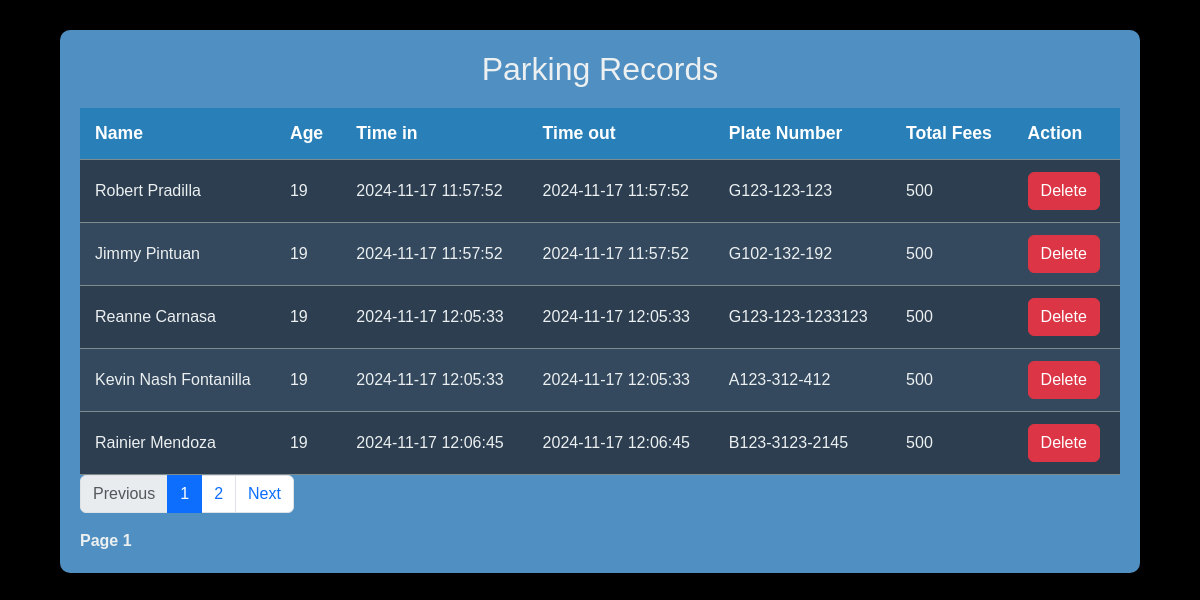
The page / on the database its author committed.
### tables this page shows
CREATE TABLE `historytable` (
  `id` int(11) NOT NULL,
  `name` varchar(50) NOT NULL,
  `age` int(50) NOT NULL,
  `time_in` datetime NOT NULL,
  `time_out` datetime NOT NULL,
  `plate_number` varchar(50) NOT NULL,
  `total_fees` int(50) NOT NULL
);

### index.php (the view, shortened to what this page needs)
<?php
 require_once ('connection.php');
if(isset($_GET['page_no']) && $_GET['page_no'] != "") {
    $page_no = $_GET['page_no'];
} else {
    $page_no = 1;
}
$total_rows_per_record = 5;
$offset = ($page_no - 1) * $total_rows_per_record;
$previous_page = $page_no - 1;
$next_page = $page_no + 1;
$result_count = mysqli_query($conn, "SELECT COUNT(*) as total_records FROM historytable");
$records = mysqli_fetch_array($result_count);
$total_records = $records['total_records'];
$total_no_of_pages = ceil($total_records / $total_rows_per_record);
$query = "SELECT * FROM historytable LIMIT $offset, $total_rows_per_record";
$result = mysqli_query($conn, $query);
?>
<!DOCTYPE html>
<html lang="en">
<head>
    <link href="https://cdn.jsdelivr.net/npm/bootstrap@5.3.3/dist/css/bootstrap.min.css"
    rel="stylesheet"
>
    <link rel="stylesheet" href="css/style.css">
</head>
<body>
<div class="history">
    <h1>Parking Records</h1>
    <table  >
        <thead>
            <tr>
                <th>Name</th>
                <th>Age</th>
                <th>Time in</th>
                <th>Time out</th>
                <th>Plate Number</th>
                <th>Total Fees</th>
                <th>Action</th>
            </tr>
        </thead>
        <tbody>
        <?php
            if ($result->num_rows > 0) {
                while($row = $result->fetch_assoc()) {
                    echo "<tr>
                            <td>" . htmlspecialchars($row['name']) . "</td>
                            <td>" . htmlspecialchars($row['age']) . "</td>
                            <td>" . htmlspecialchars($row['time_in']) . "</td>
                            <td>" . htmlspecialchars($row['time_out']) . "</td>
                            <td>" . htmlspecialchars($row['plate_number']) . "</td>
                            <td>" . htmlspecialchars($row['total_fees']) . "</td>
                            <td><button class='btn btn-danger delete-btn' data-id='" . $row['id'] . "'>Delete</button></td>
                          </tr>";
                }
            } else {
                echo "<tr><td colspan='7'>No records found.</td></tr>";
            }
        ?>
        </tbody>
    </table>
<nav aria-label="Page navigation example">
  <ul class="pagination">
    <li class="page-item <?= ($page_no <= 1) ? 'disabled' : ''; ?>">
      <a class="page-link" href="?page_no=<?= $previous_page; ?>">Previous</a>
    </li>
   <?php
      for ($i = 1; $i <= $total_no_of_pages; $i++) {
        echo "<li class='page-item " . ($page_no == $i ? "active" : "") . "'><a class='page-link' href='?page_no=$i'>$i</a></li>";
      }
    ?>
    <li class="page-item <?= ($page_no >= $total_no_of_pages) ? 'disabled' : ''; ?>">
      <a class="page-link" href="?page_no=<?= $next_page; ?>">Next</a>
    </li>
  </ul>
</nav>
<div class="pages">
    <strong>Page <?=$page_no;?></strong>
</div>
</div>
</body>
</html>

### css/style.css (style rules this page uses)
* { margin: 0; box-sizing: border-box; }
body { background-color: #000000; font-family: Arial, sans-serif; color: #ecf0f1; margin: 0; padding: 0; }
.history { width: 90%; max-width: 1200px; margin: 30px auto; padding: 20px; background-color: #508fc2; border-radius: 10px; box-shadow: 0 0 15px rgba(0, 0, 0, 0.1); }
.history h1 { text-align: center; font-size: 2rem; margin-bottom: 20px; color: #ecf0f1; }
table { width: 100%; border-collapse: collapse; }
table th, table td { padding: 12px 15px; text-align: left; border-bottom: 1px solid #7f8c8d; }
table th { background-color: #2980b9; color: white; font-size: 1.1rem; }
table tr:nth-child(even) { background-color: #34495e; }
table tr:nth-child(odd) { background-color: #2c3e50; }

### rows shown on the page
historytable: name "Robert Pradilla", age "19", time_in "2024-11-17 11:57:52", time_out "2024-11-17 11:57:52", plate_number "G123-123-123", total_fees "500"
historytable: name "Jimmy Pintuan", age "19", time_in "2024-11-17 11:57:52", time_out "2024-11-17 11:57:52", plate_number "G102-132-192", total_fees "500"
historytable: name "Reanne Carnasa", age "19", time_in "2024-11-17 12:05:33", time_out "2024-11-17 12:05:33", plate_number "G123-123-1233123", total_fees "500"
historytable: name "Kevin Nash Fontanilla", age "19", time_in "2024-11-17 12:05:33", time_out "2024-11-17 12:05:33", plate_number "A123-312-412", total_fees "500"
historytable: name "Rainier Mendoza", age "19", time_in "2024-11-17 12:06:45", time_out "2024-11-17 12:06:45", plate_number "B123-3123-2145", total_fees "500"

### other values the page prints
$page_no "1"
